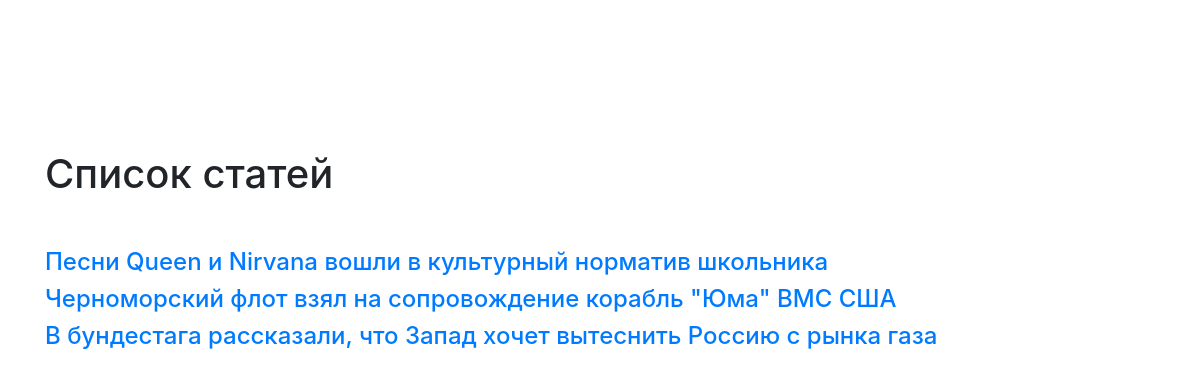
The app's page /articles/ with its own data.
### articles/models.py (models this page shows)
class Article(models.Model):
    title = models.CharField(max_length=256, verbose_name='Заголовок')
    image = models.ImageField(upload_to='static/image', verbose_name='Тематическое изображение статьи')
    text = models.TextField(verbose_name='Статья')
    paid_article = models.BooleanField(default=False, verbose_name='Платная статья')

### articles/views.py (the view)
# urls.py: path('articles/', articles.views.show_articles),
def show_articles(request):
    articles = Article.objects.defer('image', 'text').order_by('-id')
    context = {'articles': articles}
    return render(
        request,
        'articles.html',
        context
    )

### templates/articles.html (shortened to what this page needs)
{% extends "base.html" %}
{% load static %}
{% block content %}
    <div class="container">
        <div class="header">
            <h1>Список статей</h1>
        </div>
        <div class="articles">
            {% for article in articles %}
            <h4><a href="{{ article.id }}">{{ article.title }}</a></h4>
            {% endfor %}
        </div>
    </div>
{% endblock %}

### templates/base.html (shortened to what this page needs)
<!DOCTYPE html>{% load static %}
<html>
  <head>
    <link type="text/css" rel="stylesheet" href="{% static "css/bootstrap.css" %}"  media="screen,projection"/>
    <link type="text/css" rel="stylesheet" href="{% static "css/style.css" %}"  media="screen,projection"/>
  </head>
  <body>
    {% block content %}{% endblock %}
  </body>
</html>

### static/css/style.css (style rules this page uses)
.header { margin-top: 150px; }
.articles { margin-top: 50px; }

### records on screen
Article: title "Песни Queen и Nirvana вошли в культурный норматив школьника"
Article: title "Черноморский флот взял на сопровождение корабль \"Юма\" ВМС США"
Article: title "В бундестага рассказали, что Запад хочет вытеснить Россию с рынка газа"
